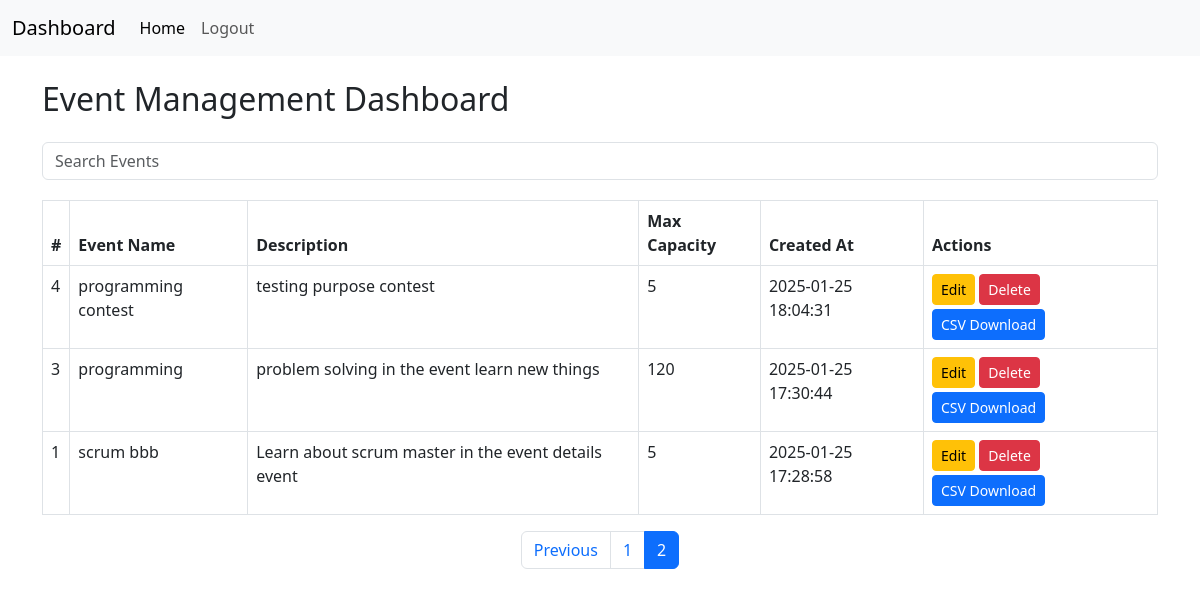
Screenshot of /views/admin/admin_panel.php?page=2 with the database file from the repository.
### tables this page shows
CREATE TABLE `events` (
  `id` int(10) UNSIGNED NOT NULL,
  `name` varchar(255) NOT NULL,
  `description` text DEFAULT NULL,
  `date` date NOT NULL,
  `max_capacity` int(11) DEFAULT NULL,
  `created_at` timestamp NULL DEFAULT current_timestamp(),
  `updated_at` timestamp NULL DEFAULT current_timestamp() ON UPDATE current_timestamp(),
  `created_by` int(11) NOT NULL
);

### views/admin/admin_panel.php (the view, shortened to what this page needs)
<?php
require_once '../../db.php';
$perPage = 5;
$page = isset($_GET['page']) ? (int)$_GET['page'] : 1;
$offset = ($page - 1) * $perPage;
$totalQuery = "SELECT COUNT(*) as total FROM events";
$totalResult = $conn->query($totalQuery);
$totalRow = $totalResult->fetch_assoc();
$totalEvents = $totalRow['total'];
$totalPages = ceil($totalEvents / $perPage);
$query = "SELECT * FROM events ORDER BY created_at DESC LIMIT $offset, $perPage";
$result = $conn->query($query);
?>
<!DOCTYPE html>
<html lang="en">
<head>
    <link href="../../../../assets/css/bootstrap.min.css" rel="stylesheet">
</head>
<body>
<nav class="navbar navbar-expand-lg navbar-light bg-light">
    <div class="container-fluid">
        <a class="navbar-brand" href="admin_panel.php">Dashboard</a>
        <div class="collapse navbar-collapse" id="navbarNav">
            <ul class="navbar-nav ml-auto">
                <li class="nav-item">
                    <a class="nav-link active" href="admin_panel.php">Home</a>
                </li>
                <li class="nav-item">
                    <a class="nav-link" href="../logout.php">Logout</a>
                </li>
            </ul>
        </div>
    </div>
</nav>
<div class="container">
    <h2 class="my-4">Event Management Dashboard</h2>
    <div class="search-container">
        <input type="text" id="searchInput" class="form-control" placeholder="Search Events">
    </div>
    <div class="table-responsive">
        <table class="table table-bordered" id="eventTable">
            <thead class="thead-dark">
                <tr>
                    <th>#</th>
                    <th>Event Name</th>
                    <th>Description</th>
                    <th>Max Capacity</th>
                    <th>Created At</th>
                    <th>Actions</th>
                </tr>
            </thead>
            <tbody>
                <?php while ($row = $result->fetch_assoc()): ?>
                    <tr>
                        <td><?= $row['id'] ?></td>
                        <td><?= htmlspecialchars($row['name']) ?></td>
                        <td><?= htmlspecialchars($row['description']) ?></td>
                        <td><?= $row['max_capacity'] ?></td>
                        <td><?= $row['created_at'] ?></td>
                        <td>
                        <a href="update_event.php?id=<?= $row['id'] ?>" class="btn btn-warning btn-sm mb-1">Edit</a>
                        <a href="delete_event.php?id=<?= $row['id'] ?>" class="btn btn-danger btn-sm mb-1">Delete</a>
                        <a href="?download=1&event_id=<?= $row['id'] ?>" class="btn btn-primary btn-sm">CSV Download</a>
                        </td>
                    </tr>
                <?php endwhile; ?>
            </tbody>
        </table>
    </div>
    <nav>
        <ul class="pagination">
            <?php if ($page > 1): ?>
                <li class="page-item"><a class="page-link" href="?page=<?= $page - 1 ?>">Previous</a></li>
            <?php endif; ?>
            <?php for ($i = 1; $i <= $totalPages; $i++): ?>
                <li class="page-item <?= $i == $page ? 'active' : '' ?>">
                    <a class="page-link" href="?page=<?= $i ?>"><?= $i ?></a>
                </li>
            <?php endfor; ?>
        </ul>
    </nav>
</div>
</body>
</html>

### views/admin/admin_panel.php (style rules this page uses)
.table-responsive { overflow-x: auto; }
.search-container { display: flex; justify-content: flex-end; margin-bottom: 20px; }
.pagination { justify-content: center; }

### rows the page displays
events: id "4", name "programming contest", description "testing purpose contest", max_capacity "5", created_at "2025-01-25 18:04:31"
events: id "3", name "programming", description "problem solving in the event learn new things", max_capacity "120", created_at "2025-01-25 17:30:44"
events: id "1", name "scrum bbb", description "Learn about scrum master in the event details event", max_capacity "5", created_at "2025-01-25 17:28:58"
